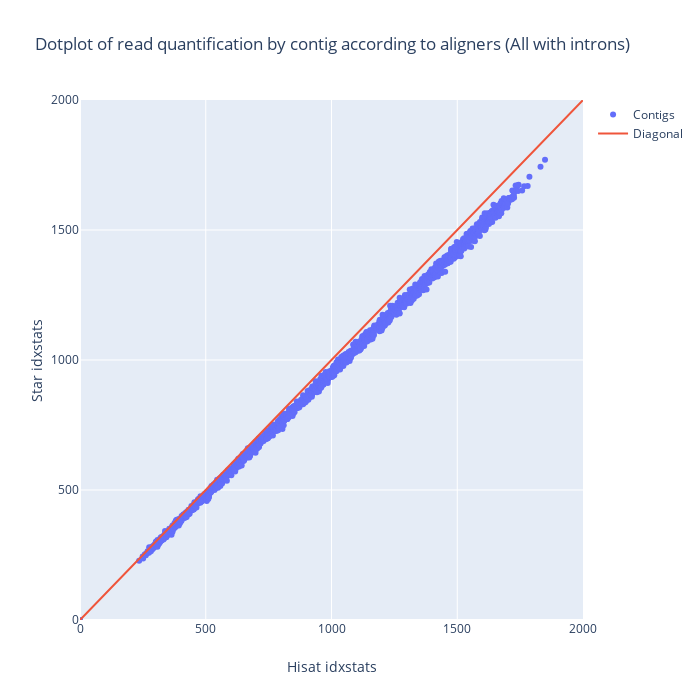

The notebook cell this image was saved under:
### Markdown cell above
<a id='fig_3'></a>
**Fig 3** *Dotplots of samtools idxstats results (contigs alignement covering) beetween the alignements of Hisat2 and Star for each reference pseudo-assembly.*

### Code cell
def parse_idxstats(idx) :
    return pd.read_csv(
        idx,
        sep='\t',
        header=None,
        names = ['contig','length','mapped_reads','unmapped_reads'],
        index_col = 'contig'
    )

hisat_all_idxstats = parse_idxstats('FRS_aln-vld_all-wi-introns_align-hisat.Aligned.sortedByCoord.out.idxstats.txt')
star_all_idxstats = parse_idxstats('FRS_aln-vld_all-wi-introns_align-star.Aligned.sortedByCoord.out.idxstats.txt')

all_idxstats = hisat_all_idxstats.join(star_all_idxstats,lsuffix='_Hisat',rsuffix='_Star').sort_values(by='mapped_reads_Hisat')

fig  = go.Figure()

fig.add_trace(
    go.Scatter(
        x = all_idxstats['mapped_reads_Hisat'],
        y = all_idxstats['mapped_reads_Star'],
        mode='markers',
        name='Contigs',
        text=all_idxstats.index
    )
)

fig.add_trace(
    go.Scatter(
        x=list(range(0,2000)),
        y=list(range(0,2000)),
        mode='lines',
        name='Diagonal'
    )
)

fig.update_layout(
    title = 'Dotplot of read quantification by contig according to aligners (All with introns)',
    width=700,
    height=700,
    xaxis=dict(title='Hisat idxstats',range=[0,2000]),
    yaxis=dict(title='Star idxstats',range=[0,2000])
)

fig.show()

### Figure 1 — Plotly figure (JSON) as saved in the notebook; plotly's stock layout.template omitted (floating-point values rounded to 4 significant figures; data arrays with more than 128 entries replaced by an {"elided": "..."} marker saying what was removed)
{"data": [{"mode": "markers", "name": "Contigs", "text": {"elided": "2001 str values"}, "type": "scatter", "x": {"elided": "2001 int values"}, "y": {"elided": "2001 int values"}}, {"mode": "lines", "name": "Diagonal", "type": "scatter", "x": {"elided": "2000 int values"}, "y": {"elided": "2000 int values"}}], "layout": {"height": 700, "title": {"text": "Dotplot of read quantification by contig according to aligners (All with introns)"}, "width": 700, "xaxis": {"range": [0, 2000], "title": {"text": "Hisat idxstats"}}, "yaxis": {"range": [0, 2000], "title": {"text": "Star idxstats"}}}}
